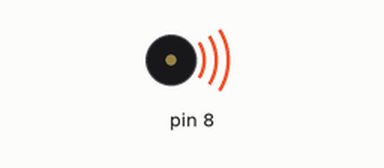
Simulated run of this sketch. Board: Arduino Mega 2560, built with avr-gcc and run on an emulated ATmega2560. Parts: buzzer (waves = sounding).

Above: at 0.1 s.
At 98.4 s:
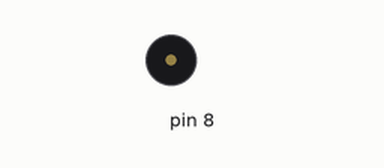
Timing chart, 0 to 99.9 s (numbered marks = the images above):
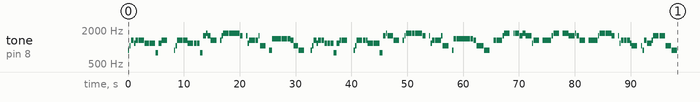

The sketch:

yingtixu.ino
```cpp
/*
 *《莺啼序》 曲谱
 *作词:上官一羽
 *作曲：小牧
 *调教：耐心
 *曲绘：不明少年海
 *PV：废柴之琉璃酱，小苏，上官一羽
 *记谱:桃李醉春风
 *bilibili ID = av1745357
 *曲谱输入：离枝
 */
 #include "pitchesNMN.h" //设置好路径
 //曲谱:
 int melody[]={
 d6,z1,z3,z2,z3,z3,z2,z2,z2,d5,z2,z3,0,//13
 d6,z1,z3,z3,z3,z2,z2,z2,d5,z5,z6,z5,z3,//13
 0, z3,z5,z6,z6,z6,z6,z5,0, z5,z2,z3,z3,z3,z5,z1,//16
 0, d6,z4,z4,z4,z4,z4,z4,z3,z1,z1,d6,0,//13 计时37s,修正

 d6,z1,z3,z2,z3,z3,z2,z2,z2,d5,z2,z3,z3,0,//14
 d6,z1,z3,z3,z3,z2,z2,z2,d5,z5,z6,z5,z3,0,//14
 z3,z5,z6,z6,z6,z6,z5,0, z5,z2,z3,z3,z3,z5,z1,0,//16
 d6,z4,z4,z4,z4,z4,z4,z3,z1,z1,d6,0,//12

 z3,z3,z5,z6,0, z6,z6,z6,z5,z6,z5,z5,z2,z3,0,//15
 z3,z3,z5,z6,0, z6,z6,z6,z5,z5,z6,z5,z3,0,//14
 z3,z3,z5,z6,z6,z6,z6,z5,0, z5,z2,z3,z3,z3,z2,z1,0,//17
 z1,d6,z3,z2,z2,z3,z5,z5,z1,d6,//10

 };

 //音符持续时间：4 = 四分之一音符，8 = 八分之一音符,此值为每秒内节拍的倒数，取值必须大于1，小于1时按1计算:
 int noteDurations[] = {
  4,4,2,4,2,4/3,2,4,4/3,2,2,1,1,
  4,4,1,2,4,4/3,2,2,2,2,4,2,1,
  2,4,4,1,2,4,4/3,2,2,4,4,2,2,2,4,1,
  2,2,2,1,4,4,2,2,2,4,2,1,1,

  4,4,2,4,2,2,2,2,2,2,2,4,1,1,
  4,4,1,2,4,4/3,2,2,2,2,4,4/3,1,2,
  4,4,1,2,4,4/3,2,2,4,4,2,2,2,4,1,2,
  4,2,2,2,4,4/3,2,2,4,4/3,1,2,

  2,4/3,4,1,2,4,4,2,2,2,2,2,4,1,2,
  2,4/3,4,1,2,4,4,2,2,2,4,2,1,2,
  2,4/3,4,1,4,4,2,2,2,4,4,2,2,2,4,1,2,
  4,4,2,2,4,4,4/3,4/3,1,1,
 };

 void setup() {
  // 增删节拍时，需要修改 thisNote 的数字:
  for (int thisNote = 0; thisNote < 167; thisNote++) {

    int noteDuration = 1000 / noteDurations[thisNote];
    tone(8, melody[thisNote], noteDuration);

    // 为了区分, 设置好最小时间.
    // 建议持续时间 + 30%，依照具体再修改，慢节奏时，延时适当调低一点:
    int pauseBetweenNotes = noteDuration * 1.1;
    delay(pauseBetweenNotes);
    // 停止:
    noTone(8);
  }
 }

void loop() {
  // 无需重复

}
```

pitchesNMN.h
```cpp
/*************************************************
 * 作者: litchi
 * 参考资料: https://zh.wikipedia.org/wiki/%E5%8D%81%E4%BA%8C%E5%B9%B3%E5%9D%87%E5%BE%8B
 * 简谱: 简谱符号 频率（Hz）
 * 使用: 如 bd6表示倍低音mi; d2表示低音re; z1表示中音do；g4表示高音fa
 *************************************************/
//倍低音表示 cdn:
#define bd3 330
#define bd4 349
#define bd5 392
#define bd6 440
#define bd7 494
//低音表示 dn:
#define d1  523
#define d2  587
#define d3  659
#define d4  698
#define d5  784
#define d6  880
#define d7  988
//中音表示 zn:
#define z1  1047
#define z2  1175
#define z3  1319
#define z4  1397
#define z5  1568
#define z6  1760
#define z7  1976
//高音表示 gn:
#define g1  2093
#define g2  2349
#define g3  2637
#define g4  2794
#define g5  3136
#define g6  3520
#define g7  3951
```
